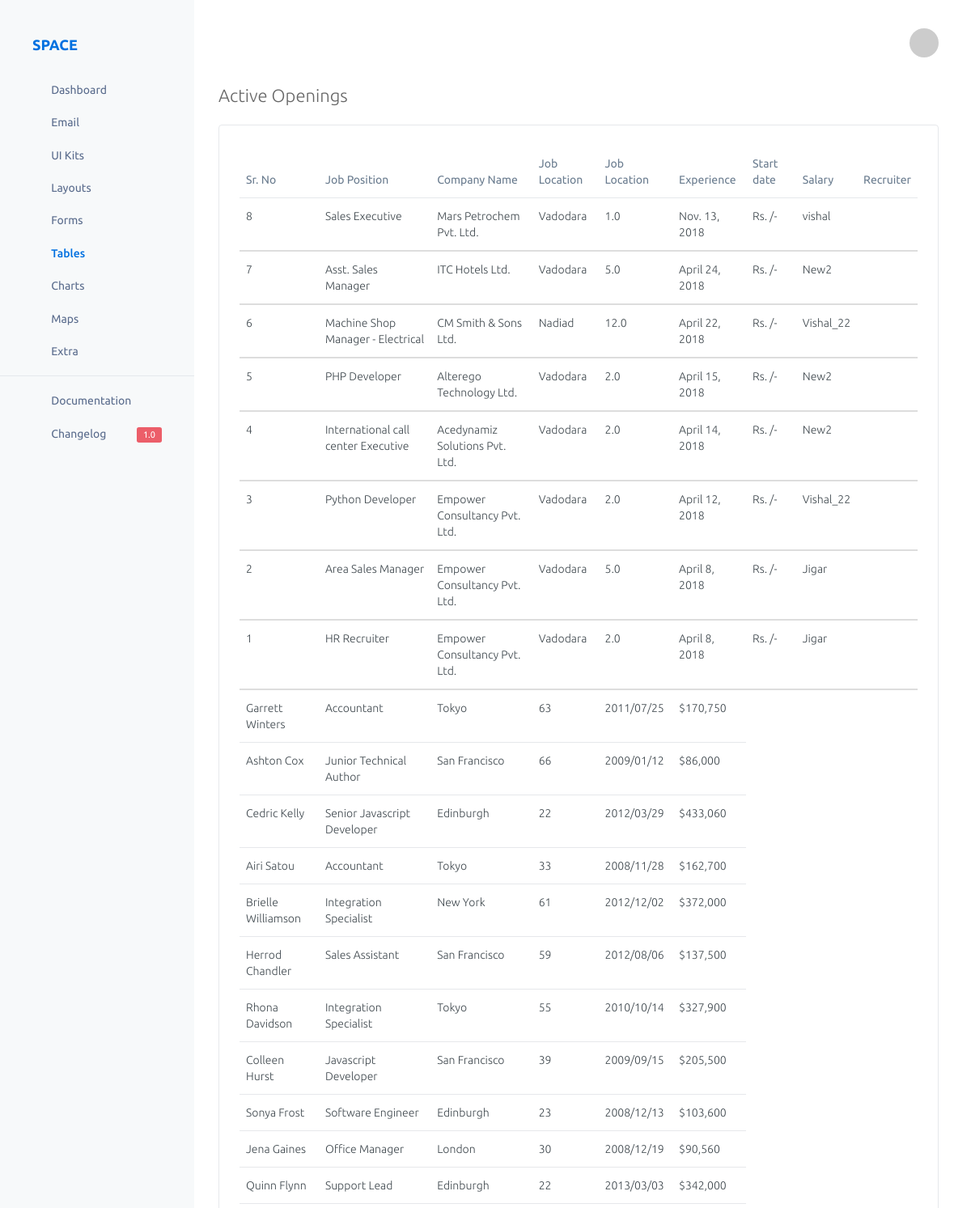
The page /dashboard/active-openings/ (signed in, upper part) on the database as committed earlier.
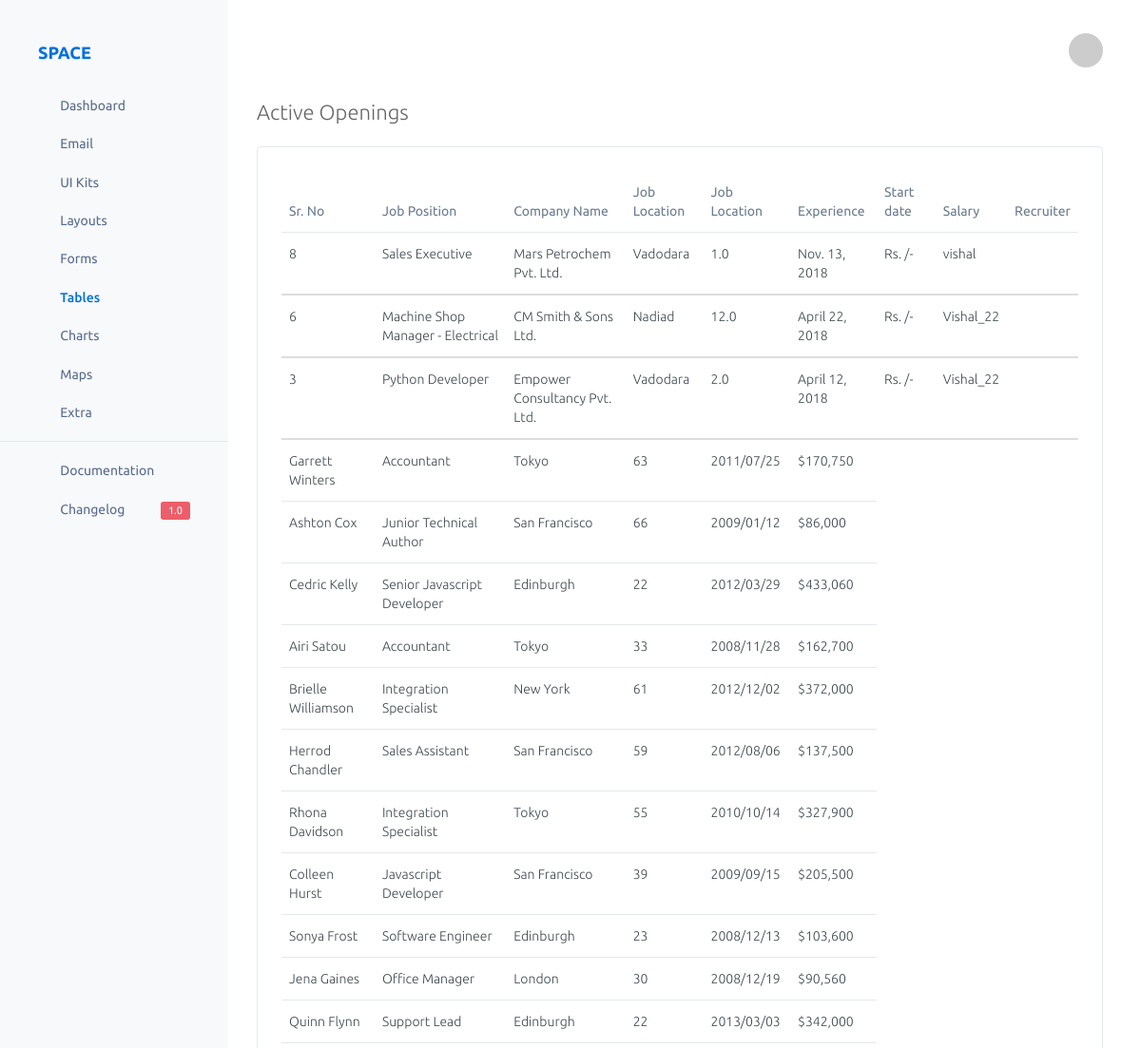
The same page on the database as committed later.
### jobopening/models.py (models this page shows, shortened)
class Jobopening(models.Model):
    assign_recruiter = models.ForeignKey(
        AUTH_USER_MODEL,
        on_delete=models.CASCADE,
        related_name="Recruiter_Handling",
        null=True,
        blank=True,
    )
    job_title = models.CharField(max_length=50, verbose_name='Designation', editable=True)
    slug = models.SlugField(max_length=40)
    company_name = models.ForeignKey(CompanyProfile, on_delete=models.CASCADE, verbose_name='Company Name')
    job_location = models.ForeignKey(JobLocation, on_delete=models.CASCADE, verbose_name='Job Location')
    job_location_sample = models.CharField(choices=JOB_LOCATION_CHOICES, max_length=20, null=True,
                                           verbose_name='Sample Job Location')
    experience = models.DecimalField(decimal_places=1, max_digits=5, null=True, verbose_name='Experience')
    skill = models.CharField(max_length=100, verbose_name='Skills')
    qualification = models.CharField(choices=QUALIFICATION_CHOICES, max_length=100, verbose_name='Qualification')
    min_salary_budget = models.DecimalField(decimal_places=1, max_digits=10, null=True, verbose_name='Min. Salary Criteria')
    max_salary_budget = models.DecimalField(decimal_places=1, max_digits=10, null=True, verbose_name='Max. Salary Criteria')
    referral_reward = models.DecimalField(decimal_places=0, max_digits=10, null=True, verbose_name='Referral Amount')
    industry = models.ForeignKey(Industry, null=True, blank=True)
    functional_area = models.ForeignKey(FunctionalArea, null=True, blank=True)
    default_industry = models.ForeignKey(DefaultIndustry, null=True, blank=True)
    role_category = models.CharField(max_length=50, verbose_name='Role Category')
    employment_type = models.CharField(max_length=50, verbose_name='Employment Type')
    job_description = models.TextField(verbose_name='Job Summary', null=True, blank=True)
    job_objective = models.TextField(verbose_name='Job Objectives', null=True, blank=True)
    must_have_skills = models.TextField(verbose_name='Must Have Skills', null=True, blank=True)
    nice_to_have = models.CharField(max_length=500, verbose_name='Nice To Have', null=True)
    job_created = models.DateTimeField(auto_created=True, null=True)
    active = models.BooleanField(default=True)
    Questions = models.ManyToManyField(ApplicationQuestions, default=None, verbose_name='Application Questionnaires')
    objects = JobOpeningManager()
    tags = TaggableManager()
    class Meta:
        ordering = ["-job_created"]

class JobLocation(models.Model):
    job_location = models.CharField(max_length=20)
    slug = models.SlugField()
    def __str__(self):
        return self.job_location
    class Meta:
        ordering = ["id"]

### employer/models.py (models this page shows, shortened)
class CompanyProfile(models.Model):
    company = models.CharField(max_length=50)
    slug = models.SlugField(max_length=40)
    company_profile = models.TextField()
    company_location = models.CharField(choices=JOB_LOCATION_CHOICES, max_length=50)
    company_website = models.URLField(verbose_name='Website', default=None)
    founded_year = models.PositiveIntegerField(null=True, blank=True)
    total_employees = models.PositiveIntegerField(null=True, blank=True)
    company_review = models.DecimalField(decimal_places=1, max_digits=2, null=True, blank=True, help_text="Rate Company Out Of Five")
    company_date_created = models.DateTimeField(auto_created=True)
    def __str__(self):
        return self.company

### dashboard/views.py (the view)
@login_required()
def total_job_opening_list(request):
    context = {
        'job_opening_list': Jobopening.objects.all(),
    }
    return render(request, 'dashboard_admin/active_openings.html', context)

### jobopening/models.py (called while the page is built)
    def active(self):
        return self.filter(active=True)

    def get_queryset(self):
        return JobOpeningQueryset(self.model, using=self._db)

    def all(self, **kwargs):
        return self.get_queryset().active()

### dashboard/templates/dashboard_admin/active_openings.html (shortened to what the changed rows need)
{% extends 'dashboard_admin/employee_base.html' %}
{% load static %}
{% load staticfiles %}
{% load humanize %}
{% block content %}
    <body>
        <div class="page-container">
            <div class="page-content">
                <div class="page-inner">
                <div id="main-wrapper">
                    <div class="row">
                        <div class="col-md-12">
                            <div class="panel panel-white">
                                <div class="panel-body">
                                   <div class="table-responsive">
                                    <table id="example" class="display table" style="width: 100%; cellspacing: 0;">
                                        <thead>
                                            <tr>
                                                <th>Sr. No</th>
                                                <th>Job Position</th>
                                                <th>Company Name</th>
                                                <th>Job Location</th>
                                                <th>Job Location</th>
                                                <th>Experience</th>
                                                <th>Start date</th>
                                                <th>Salary</th>
                                                <th>Recruiter</th>
                                            </tr>
                                        </thead>
                                    {% for act in job_opening_list %}
                                        <tbody>
                                            <tr>
                                                <td> {{ act.id }}</td>
                                                <td>{{ act.job_title }}</td>
                                                <td>{{ act.company_name }}</td>
                                                <td>{{ act.job_location }}</td>
                                                <td>{{ act.experience }}</td>
                                                <td>{{ act.job_created | date }}</td>
                                                <td>Rs. {{ act.salary_budget | intcomma}}/-</td>
                                                <td> {{ act.assign_recruiter }}</td>
                                            </tr>
                                        </tbody>
                                    {% endfor %}
                                       </table>
                                    </div>
                                </div>
                            </div>
                        </div>
                    </div>
                </div>
                </div>
            </div>
        </div>
    </body>
{% endblock %}

Rows that differ between the two databases and show on the page:
removed Jobopening: id "7", job_title "Asst. Sales Manager", company_name "ITC Hotels Ltd.", job_location "Vadodara", experience "5.0", job_created "April 24, 2018", assign_recruiter "New2"
removed Jobopening: id "5", job_title "PHP Developer", company_name "Alterego Technology Ltd.", job_location "Vadodara", experience "2.0", job_created "April 15, 2018", assign_recruiter "New2"
removed Jobopening: id "4", job_title "International call center Executive", company_name "Acedynamiz Solutions Pvt. Ltd.", job_location "Vadodara", experience "2.0", job_created "April 14, 2018", assign_recruiter "New2"
removed Jobopening: id "2", job_title "Area Sales Manager", company_name "Empower Consultancy Pvt. Ltd.", job_location "Vadodara", experience "5.0", job_created "April 8, 2018", assign_recruiter "Jigar"
removed Jobopening: id "1", job_title "HR Recruiter", company_name "Empower Consultancy Pvt. Ltd.", job_location "Vadodara", experience "2.0", job_created "April 8, 2018", assign_recruiter "Jigar"
